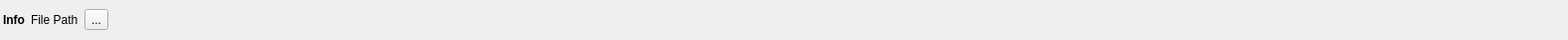
<?xml version="1.0" encoding="UTF-8"?>
<ui version="4.0">
 <class>FileInfoWidget</class>
 <widget class="QWidget" name="FileInfoWidget">
  <property name="geometry">
   <rect>
    <x>0</x>
    <y>0</y>
    <width>1578</width>
    <height>45</height>
   </rect>
  </property>
  <property name="sizePolicy">
   <sizepolicy hsizetype="Preferred" vsizetype="Maximum">
    <horstretch>0</horstretch>
    <verstretch>0</verstretch>
   </sizepolicy>
  </property>
  <property name="maximumSize">
   <size>
    <width>16777215</width>
    <height>40</height>
   </size>
  </property>
  <property name="windowTitle">
   <string>Form</string>
  </property>
  <layout class="QHBoxLayout" name="horizontalLayout">
   <property name="leftMargin">
    <number>3</number>
   </property>
   <property name="topMargin">
    <number>0</number>
   </property>
   <property name="rightMargin">
    <number>3</number>
   </property>
   <property name="bottomMargin">
    <number>0</number>
   </property>
   <property name="spacing">
    <number>6</number>
   </property>
   <item>
    <widget class="QLabel" name="infoLabel">
     <property name="font">
      <font>
       <bold>true</bold>
      </font>
     </property>
     <property name="text">
      <string>Info</string>
     </property>
    </widget>
   </item>
   <item>
    <widget class="QLabel" name="filePathLabel">
     <property name="text">
      <string>File Path</string>
     </property>
     <property name="textInteractionFlags">
      <set>Qt::TextSelectableByMouse</set>
     </property>
    </widget>
   </item>
   <item>
    <widget class="QToolButton" name="openContainingFolderButton">
     <property name="toolTip">
      <string>Open containing folder</string>
     </property>
     <property name="text">
      <string>...</string>
     </property>
    </widget>
   </item>
   <item>
    <spacer name="horizontalSpacer">
     <property name="orientation">
      <enum>Qt::Horizontal</enum>
     </property>
     <property name="sizeHint" stdset="0">
      <size>
       <width>40</width>
       <height>20</height>
      </size>
     </property>
    </spacer>
   </item>
  </layout>
 </widget>
 <resources/>
 <connections/>
</ui>
